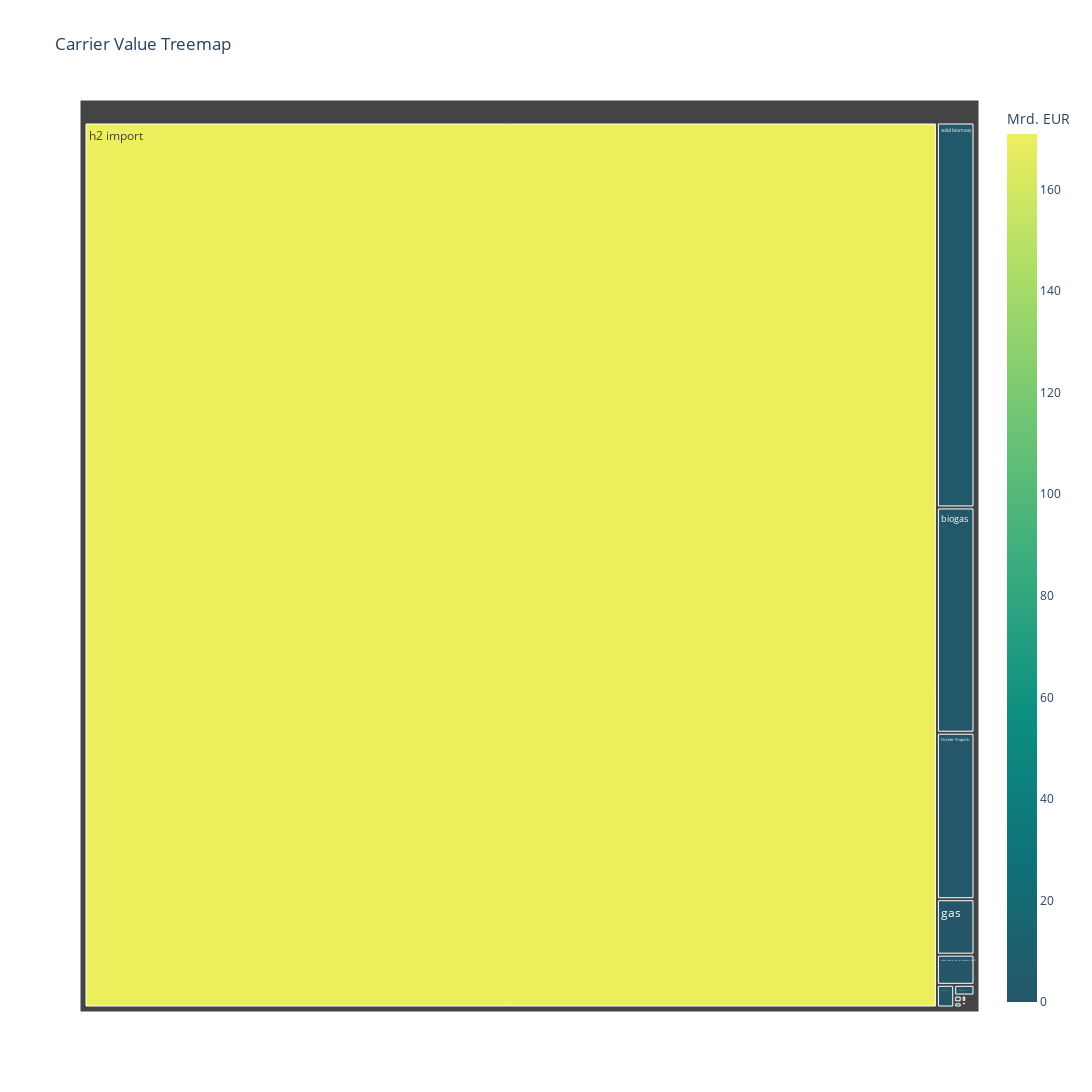

The code cell stored with this chart in its notebook:
### Code cell
import myUtils as utils
import plotly.express as px
import importlib
importlib.reload(utils)

s = nBase.statistics.opex(groupby=["carrier","de_grouper"]).groupby('carrier').sum() / 1e9
# print(s.sum())
# df = s.to_frame('value')

# print(df)
# # print(utils.dataframe_to_table(df))

# s.rename(index={
#   "AC": "AC<br>Leitung",
#   "DAC": "DAC",
#   "DC": "DC<br>Leitung",
#   "Fischer-Tropsch": "Fischer<br>Tropsch",
#   "H2 Electrolysis": "H2<br>Elektrolyse",
#   "H2 Store": "H2<br>Speicher",
#   "H2 pipeline": "H2<br>Pipeline",
#   "Offshore Wind (AC)": "Offshore-<br>Wind (AC)",
#   "Offshore Wind (DC)": "Offshore-Wind (DC)",
#   "Offshore Wind (Floating)": "Schwimmende<br>Offshore-Windkraft",
#   "Onshore Wind": "Onshore-Wind",
#   "Open-Cycle Gas": "OCGT",
#   "SMR": "Dampfreformierung",
#   "SMR CC": "Dampfreformierung mit Kohlendioxidgewinnung",
#   "Sabatier": "Sabatier-Prozess",
#   "Solar": "Solar",
#   "co2 sequestered": "CO2 <br>Abs-<br>cheid",
#   "co2 stored": "CO2 <br>gespeichert",
#   "electricity distribution grid": "Stromverteilungs<br>netz",
#   "gas": "Gas",
#   "gas for industry CC": "Gas <br>Industrie",
#   "gas pipeline": "Gaspipeline",
#   "gas pipeline new": "Neue Gaspipeline",
#   "methanolisation": "Methanolisierung",
#   "rural air heat pump": "Ländliche<br>Luftwärmepumpe",
#   "rural gas boiler": "Ländlicher<br>Gaskessel",
#   "rural ground heat pump": "Ländliche<br>Erdwärmepumpe",
#   "rural resistive heater": "Ländlicher Widerstandsheizgerät",
#   "rural solar thermal": "Ländliche Solarthermie",
#   "solar rooftop": "Solar auf dem Dach",
#   "solar-hsat": "Solar-HSAT",
#   "solid biomass for industry CC": " Biomasse für <br>die Industrie",
#   "urban central CHP": "Zentrales CHP",
#   "urban central CHP CC": "Zentrales CHP mit CC",
#   "urban central air heat pump": "Zentrale<br>Luftwärmepumpe<br>für Städte",
#   "urban central gas boiler": "Zentraler Gaskessel für Städte",
#   "urban central resistive heater": "Zentraler Widerstandsheizgerät<br>fürStädte",
#   "urban central solar thermal": "Zentrale Solarthermie<br>für Städte",
#   "urban decentral air heat pump": "Dezentrale<br>Luftwärmepumpe<br>für Städte",
#   "urban decentral gas boiler": "Dezentraler<br>Gaskessel<br>für Städte",
#   "urban decentral resistive heater": "Dezentraler<br>Widerstandsheizgerät für<br>Städte",
#   "urban decentral solar thermal": "Dezentrale<br>Solarthermie für<br>Städte"
# }
# , inplace=True)


df = s.reset_index()


df.columns = ['carrier', 'Mrd. EUR']


fig = px.treemap(df, path=['carrier'], values='Mrd. EUR', title='Carrier Value Treemap'
                 , color="Mrd. EUR"
                #  , pathbar_textfont_size=15

                 ,color_continuous_scale=px.colors.sequential.Aggrnyl )

fig.update_layout(
    # uniformtext=dict(minsize=20, mode="show"),

    width=1600,  # 设置图表宽度
    height=1200, # 设置图表高度
    # paper_bgcolor= 'white',
    # plot_bgcolor = 'white',
)
# 显示图形
fig.show()

print(list(s.index))

### Figure 1 — Plotly figure (JSON) as saved in the notebook; plotly's stock layout.template omitted (floating-point values rounded to 4 significant figures)
{"data": [{"branchvalues": "total", "customdata": [[0.001573], [0.0003472], [0.0005524], [1.418], [0.0002375], [5.649e-10], [0.01135], [0.04927], [0.001445], [0.008748], [5.399e-05], [0.003301], [0.0006066], [8.47e-05], [1.828e-10], [2.141e-10], [0.002194], [0.0009553], [1.83e-06], [0.0001297], [1.919], [0.08906], [0.000941], [7.173e-05], [0.006566], [0.4726], [9.245e-10], [0.0008364], [0.001889], [-7.361e-05], [9.193e-10], [1.699e-06], [1.564e-10], [170.9], [2.4e-05], [0.001221], [0.0008051], [1.277e-08], [0.0009733], [5.021e-07], [0.0003993], [0.001043], [9.584e-11], [0.0001408], [2.858e-05], [0.002447], [2.795e-09], [3.28], [3.606e-10], [0.001368], [1.339e-07], [2.596e-07], [0.0003956], [0.002072], [1.57e-10], [2.63e-07], [0.2569], [4.915e-07], [0.0006918], [0.001358], [6.775e-11]], "domain": {"x": [0, 1], "y": [0, 1]}, "hovertemplate": "labels=%{label}<br>Mrd. EUR_sum=%{value}<br>parent=%{parent}<br>id=%{id}<br>Mrd. EUR=%{color}<extra></extra>", "ids": ["BEV charger", "DAC", "DC", "Fischer-Tropsch", "H2 Electrolysis", "H2 Fuel Cell", "H2 pipeline", "H2 turbine", "Offshore Wind (AC)", "Offshore Wind (DC)", "Offshore Wind (Floating)", "Onshore Wind", "Open-Cycle Gas", "Pumped Hydro Storage", "SMR", "SMR CC", "Sabatier", "Solar", "V2G", "agriculture machinery oil", "biogas", "biogas to gas", "co2 sequestered", "coal for industry", "electricity distribution grid", "gas", "gas for industry", "gas for industry CC", "gas pipeline", "gas pipeline new", "geothermal district heat", "geothermal heat", "geothermal organic rankine cycle", "h2 import", "industry methanol", "kerosene for aviation", "land transport oil", "methanolisation", "naphtha for industry", "rural biomass boiler", "rural gas boiler", "rural resistive heater", "rural solar thermal", "shipping methanol", "shipping oil", "solar rooftop", "solar-hsat", "solid biomass", "solid biomass for industry", "solid biomass for industry CC", "urban central CHP", "urban central CHP CC", "urban central gas boiler", "urban central resistive heater", "urban central solar thermal", "urban central solid biomass CHP", "urban central solid biomass CHP CC", "urban decentral biomass boiler", "urban decentral gas boiler", "urban decentral resistive heater", "urban decentral solar thermal"], "labels": ["BEV charger", "DAC", "DC", "Fischer-Tropsch", "H2 Electrolysis", "H2 Fuel Cell", "H2 pipeline", "H2 turbine", "Offshore Wind (AC)", "Offshore Wind (DC)", "Offshore Wind (Floating)", "Onshore Wind", "Open-Cycle Gas", "Pumped Hydro Storage", "SMR", "SMR CC", "Sabatier", "Solar", "V2G", "agriculture machinery oil", "biogas", "biogas to gas", "co2 sequestered", "coal for industry", "electricity distribution grid", "gas", "gas for industry", "gas for industry CC", "gas pipeline", "gas pipeline new", "geothermal district heat", "geothermal heat", "geothermal organic rankine cycle", "h2 import", "industry methanol", "kerosene for aviation", "land transport oil", "methanolisation", "naphtha for industry", "rural biomass boiler", "rural gas boiler", "rural resistive heater", "rural solar thermal", "shipping methanol", "shipping oil", "solar rooftop", "solar-hsat", "solid biomass", "solid biomass for industry", "solid biomass for industry CC", "urban central CHP", "urban central CHP CC", "urban central gas boiler", "urban central resistive heater", "urban central solar thermal", "urban central solid biomass CHP", "urban central solid biomass CHP CC", "urban decentral biomass boiler", "urban decentral gas boiler", "urban decentral resistive heater", "urban decentral solar thermal"], "marker": {"coloraxis": "coloraxis", "colors": [0.001573, 0.0003472, 0.0005524, 1.418, 0.0002375, 5.649e-10, 0.01135, 0.04927, 0.001445, 0.008748, 5.399e-05, 0.003301, 0.0006066, 8.47e-05, 1.828e-10, 2.141e-10, 0.002194, 0.0009553, 1.83e-06, 0.0001297, 1.919, 0.08906, 0.000941, 7.173e-05, 0.006566, 0.4726, 9.245e-10, 0.0008364, 0.001889, -7.361e-05, 9.193e-10, 1.699e-06, 1.564e-10, 170.9, 2.4e-05, 0.001221, 0.0008051, 1.277e-08, 0.0009733, 5.021e-07, 0.0003993, 0.001043, 9.584e-11, 0.0001408, 2.858e-05, 0.002447, 2.795e-09, 3.28, 3.606e-10, 0.001368, 1.339e-07, 2.596e-07, 0.0003956, 0.002072, 1.57e-10, 2.63e-07, 0.2569, 4.915e-07, 0.0006918, 0.001358, 6.775e-11]}, "name": "", "parents": ["", "", "", "", "", "", "", "", "", "", "", "", "", "", "", "", "", "", "", "", "", "", "", "", "", "", "", "", "", "", "", "", "", "", "", "", "", "", "", "", "", "", "", "", "", "", "", "", "", "", "", "", "", "", "", "", "", "", "", "", ""], "type": "treemap", "values": [0.001573, 0.0003472, 0.0005524, 1.418, 0.0002375, 5.649e-10, 0.01135, 0.04927, 0.001445, 0.008748, 5.399e-05, 0.003301, 0.0006066, 8.47e-05, 1.828e-10, 2.141e-10, 0.002194, 0.0009553, 1.83e-06, 0.0001297, 1.919, 0.08906, 0.000941, 7.173e-05, 0.006566, 0.4726, 9.245e-10, 0.0008364, 0.001889, -7.361e-05, 9.193e-10, 1.699e-06, 1.564e-10, 170.9, 2.4e-05, 0.001221, 0.0008051, 1.277e-08, 0.0009733, 5.021e-07, 0.0003993, 0.001043, 9.584e-11, 0.0001408, 2.858e-05, 0.002447, 2.795e-09, 3.28, 3.606e-10, 0.001368, 1.339e-07, 2.596e-07, 0.0003956, 0.002072, 1.57e-10, 2.63e-07, 0.2569, 4.915e-07, 0.0006918, 0.001358, 6.775e-11]}], "layout": {"coloraxis": {"colorbar": {"title": {"text": "Mrd. EUR"}}, "colorscale": [[0, "rgb(36, 86, 104)"], [0.1667, "rgb(15, 114, 121)"], [0.3333, "rgb(13, 143, 129)"], [0.5, "rgb(57, 171, 126)"], [0.6667, "rgb(110, 197, 116)"], [0.8333, "rgb(169, 220, 103)"], [1, "rgb(237, 239, 93)"]]}, "height": 1200, "legend": {"tracegroupgap": 0}, "title": {"text": "Carrier Value Treemap"}, "width": 1600}}
